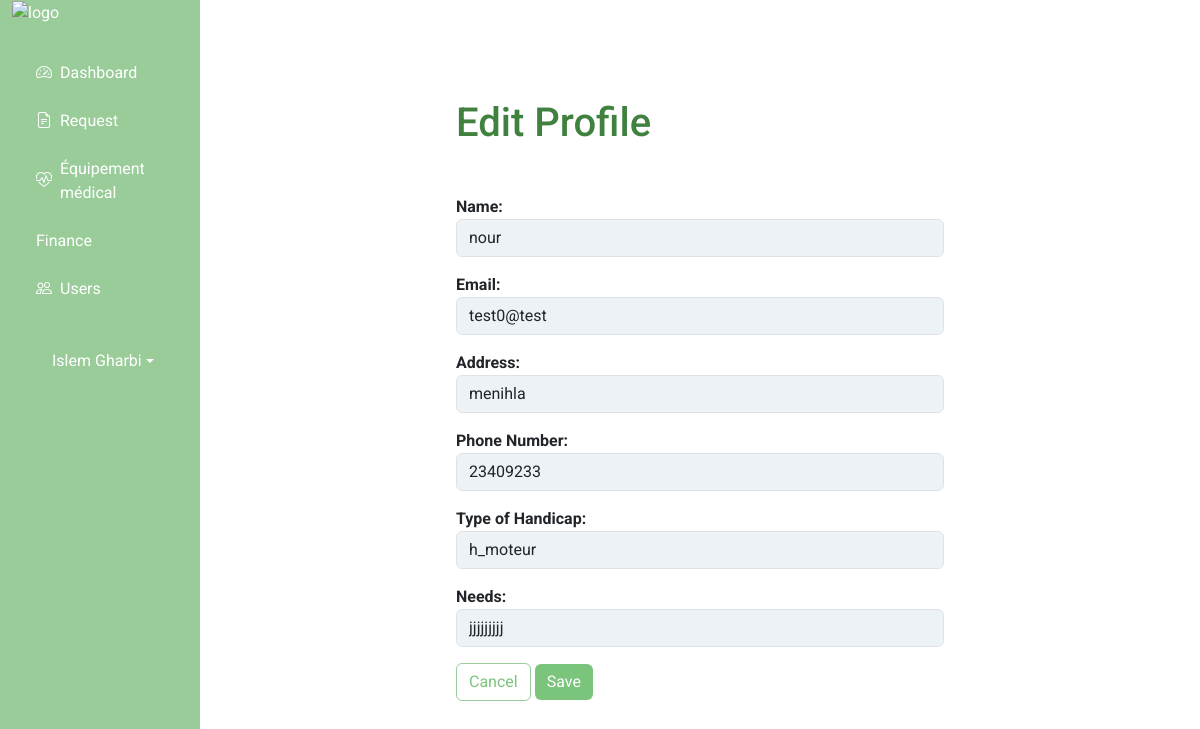
Page /back_office/edit_beneficiaire.php?id=41 (signed in) on the earlier database version.
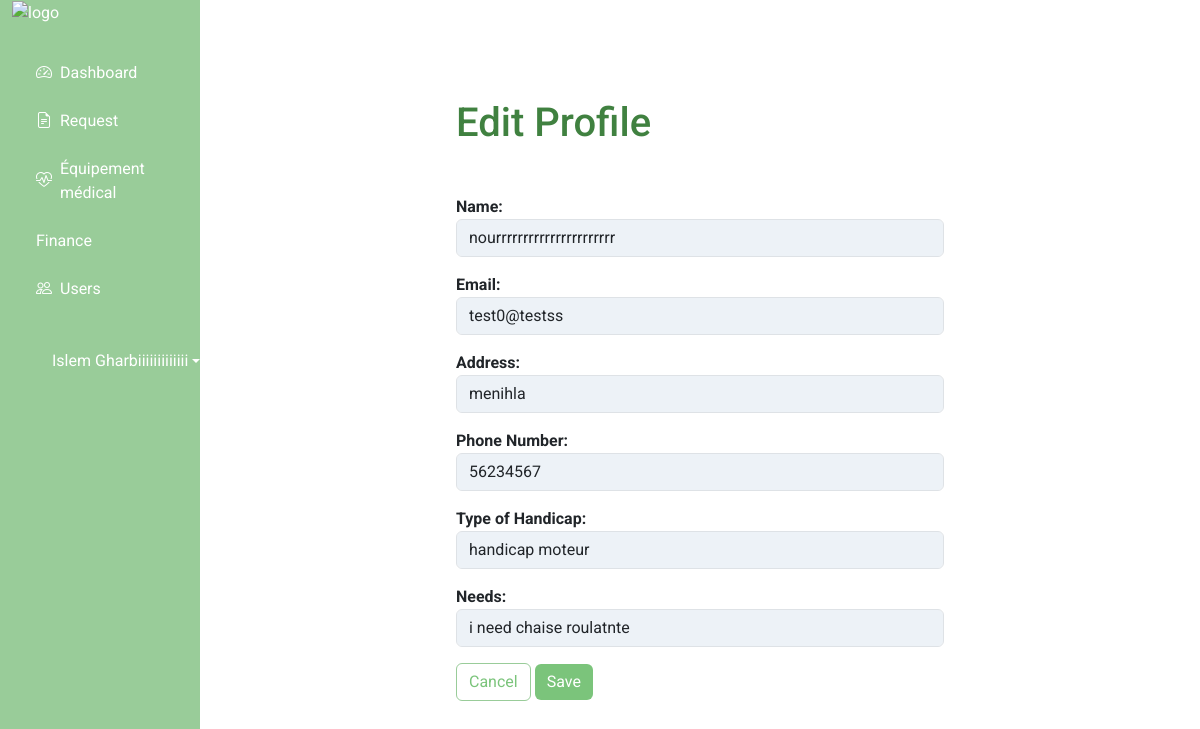
Same page on the later database version.
### tables this page shows
CREATE TABLE `users` (
  `id` int(11) NOT NULL,
  `name` varchar(25) NOT NULL,
  `email` varchar(100) NOT NULL,
  `pass` varchar(25) NOT NULL,
  `role` enum('donateur','beneficiaire') NOT NULL,
  `created_at` datetime DEFAULT current_timestamp(),
  `adress` varchar(255) DEFAULT NULL,
  `phone_number` varchar(15) DEFAULT NULL
);

### back_office/edit_beneficiaire.php (the view, shortened to what this page needs)
<?php
include 'db.php';
$id = $_GET['id'];
$query = "SELECT users.id, users.name, users.email, users.adress, users.phone_number, bénéficiaire.handicap_type, bénéficiaire.needs
          FROM users
          JOIN bénéficiaire ON users.id = bénéficiaire.user_id
          WHERE users.id = $id";
$res = mysqli_query($conn,$query);
if($res && mysqli_num_rows($res) > 0) {
        $beneficiaire  = mysqli_fetch_assoc($res);
} else {
    echo "No Beneficiary found.";
    exit;
}
?>
<!DOCTYPE html>
<html lang="en">
<head>
  <link rel="stylesheet" href="../assets/css/style.css">
  <link rel="stylesheet" href="https://cdn.jsdelivr.net/npm/bootstrap@5.3.3/dist/css/bootstrap.min.css">
</head>
<body>
<div class="d-flex flex-column flex-lg-row">
    <div class="col-lg-2 d-none d-lg-block">
      <?php include('nav.php'); ?>
    </div>
    <div class="container d-flex justify-content-center align-items-center vh-100" id="edit">
      <div class="col-lg-6">
        <h1 class="mb-5">Edit Profile</h1>
        <form method="post">
    <div class="form-group  mb-3">
        <label class="fw-bold"  for="name">Name:</label>
        <input type="text" class="form-control" id="name" name="name" value="<?= $beneficiaire['name'] ?>"required>
    </div>
    <div class="form-group mb-3">
        <label class="fw-bold"  for="email">Email:</label>
        <input type="text" class="form-control" id="email" name="email" value="<?= $beneficiaire['email'] ?>"required>
    </div>
    <div class="form-group mb-3">
        <label class="fw-bold"  for="adress">Address:</label>
        <input type="text" class="form-control" id="adress" name="adress" value="<?= $beneficiaire['adress'] ?>" required>
    </div>
    <div class="form-group mb-3">
        <label class="fw-bold"  for="phone">Phone Number:</label>
        <input type="text" class="form-control" id="phone" name="phone" value="<?= $beneficiaire['phone_number'] ?>" required>
    </div>
    <div class="form-group mb-3">
        <label class="fw-bold"  for="handicap_type">Type of Handicap:</label>
        <input type="text" class="form-control" id="handicap_type" name="handicap_type" value="<?= $beneficiaire['handicap_type'] ?>" required>
    </div>
    <div class="form-group mb-3">
        <label class="fw-bold"  for="needs">Needs:</label>
        <input type="text" class="form-control" id="needs" name="needs" value="<?= $beneficiaire['needs'] ?>" required>
    </div>
    <button type="reset" class="btn btn-secondary mr-5" id="navBtn2">Cancel</button>
    <button type="submit" class="btn btn-primary" id="navBtn">Save</button>
</form>
</body>
</html>

### back_office/nav.php (shortened to what this page needs)
<!DOCTYPE html>
<html lang="en">
<head>
  <link href="https://cdn.jsdelivr.net/npm/bootstrap@5.3.3/dist/css/bootstrap.min.css" rel="stylesheet">
    <link href="https://getbootstrap.com/docs/5.3/assets/css/docs.css" rel="stylesheet">
    <link rel="stylesheet" href="../assets/css/style.css">
    <link href="https://cdn.jsdelivr.net/npm/bootstrap-icons/font/bootstrap-icons.css" rel="stylesheet">
</head>
<body>
  <div class="container-fluid">
    <div class="row">
      <nav id="sidebar" class="col-md-3 col-lg-2 d-md-block sidebar collapse position-fixed">
        <div class="position-sticky">
            <img src="../assets/images/logo/logowhite2-02.png" alt="logo" class="w-75">
          <ul class="nav flex-column mt-4">
            <li class="nav-item">
              <a class="nav-link active" href="dashboard.php">
                <i class="bi bi-speedometer2"></i> Dashboard
              </a>
            </li>
            <li class="nav-item">
              <a class="nav-link" href="request.php">
                <i class="bi bi-file-earmark-text"></i> Request
              </a>
            </li>
            <li class="nav-item">
              <a class="nav-link" href="equipment.php">
                <i class="bi bi-heart-pulse"></i> Équipement médical
              </a>
            </li>
            <li class="nav-item">
              <a class="nav-link" href="finance.php">
              <i class="fas fa-donate"></i>  Finance
              </a>
            </li>
            <li class="nav-item">
              <a class="nav-link" href="users.php">
                <i class="bi bi-people"></i> Users
              </a>
            </li>
          </ul>
          <div class="dropdown mt-4 ms-3">
            <a href="#" class="d-flex text-decoration-none dropdown-toggle" id="dropdownUser " data-bs-toggle="dropdown" aria-expanded="false">
              <span><?php echo htmlspecialchars($_SESSION['admins_name']); ?></span>
            </a>
          </div>
        </div>
      </nav>
    </div>
  </div>
</body>
</html>

Differences in the rows shown:
changed bénéficiaire "menihla": name "nour" → "nourrrrrrrrrrrrrrrrrrrrrr"; email "test0@test" → "test0@testss"; phone "23409233" → "56234567"; handicap_type "h_moteur" → "handicap moteur"; needs "jjjjjjjjj" → "i need chaise roulatnte"
Other differences:
$_SESSION['admins_name']: "Islem Gharbi" → "Islem Gharbiiiiiiiiiiiii"
